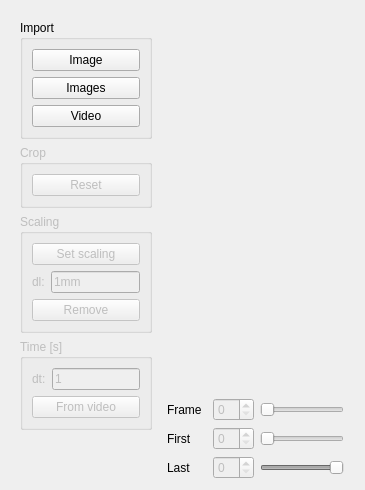
      <widget class="QWidget" name="tabimport">
       <attribute name="title">
        <string>Import</string>
       </attribute>
       <layout class="QHBoxLayout" name="horizontalLayout_3">
        <item>
         <widget class="QFrame" name="frame">
          <property name="sizePolicy">
           <sizepolicy hsizetype="Fixed" vsizetype="Preferred">
            <horstretch>2</horstretch>
            <verstretch>0</verstretch>
           </sizepolicy>
          </property>
          <property name="maximumSize">
           <size>
            <width>150</width>
            <height>16777215</height>
           </size>
          </property>
          <property name="baseSize">
           <size>
            <width>150</width>
            <height>0</height>
           </size>
          </property>
          <property name="frameShape">
           <enum>QFrame::NoFrame</enum>
          </property>
          <property name="frameShadow">
           <enum>QFrame::Raised</enum>
          </property>
          <layout class="QVBoxLayout" name="verticalLayout_2">
           <item>
            <widget class="QGroupBox" name="groupBox_2">
             <property name="title">
              <string>Import</string>
             </property>
             <property name="flat">
              <bool>false</bool>
             </property>
             <property name="checkable">
              <bool>false</bool>
             </property>
             <layout class="QVBoxLayout" name="verticalLayout_3">
              <item>
               <widget class="QPushButton" name="tab1_import_image_button">
                <property name="toolTip">
                 <string>Import a single image (png, jpg, bmp, ...)</string>
                </property>
                <property name="text">
                 <string>Image</string>
                </property>
               </widget>
              </item>
              <item>
               <widget class="QPushButton" name="tab1_import_images_button">
                <property name="toolTip">
                 <string>Import a set of images (need to be sorted in alphabetical order)</string>
                </property>
                <property name="text">
                 <string>Images</string>
                </property>
               </widget>
              </item>
              <item>
               <widget class="QPushButton" name="tab1_import_video_button">
                <property name="toolTip">
                 <string>Import a video (avi,mp4,mkv,...)</string>
                </property>
                <property name="text">
                 <string>Video</string>
                </property>
               </widget>
              </item>
             </layout>
            </widget>
           </item>
           <item>
            <widget class="QGroupBox" name="tab1_crop_box">
             <property name="enabled">
              <bool>false</bool>
             </property>
             <property name="title">
              <string>Crop</string>
             </property>
             <layout class="QVBoxLayout" name="verticalLayout_12">
              <item>
               <widget class="QPushButton" name="tab1_reset_crop">
                <property name="toolTip">
                 <string>Reset the cropping window</string>
                </property>
                <property name="text">
                 <string>Reset</string>
                </property>
               </widget>
              </item>
             </layout>
            </widget>
           </item>
           <item>
            <widget class="QGroupBox" name="tab1_scaling_box">
             <property name="enabled">
              <bool>false</bool>
             </property>
             <property name="title">
              <string>Scaling</string>
             </property>
             <layout class="QVBoxLayout" name="verticalLayout_14">
              <item>
               <widget class="QPushButton" name="tab1_set_scaling_btn">
                <property name="toolTip">
                 <string>Allow to select two scaling points on the current image</string>
                </property>
                <property name="text">
                 <string>Set scaling</string>
                </property>
               </widget>
              </item>
              <item>
               <layout class="QHBoxLayout" name="horizontalLayout_7">
                <item>
                 <widget class="QLabel" name="label_3">
                  <property name="text">
                   <string>dl:</string>
                  </property>
                 </widget>
                </item>
                <item>
                 <widget class="QLineEdit" name="tab1_set_scaling_text">
                  <property name="toolTip">
                   <string>Length separating the scaling points</string>
                  </property>
                  <property name="text">
                   <string>1mm</string>
                  </property>
                 </widget>
                </item>
               </layout>
              </item>
              <item>
               <widget class="QPushButton" name="tab1_remove_scaling_btn">
                <property name="toolTip">
                 <string>Remove the current scaling</string>
                </property>
                <property name="text">
                 <string>Remove</string>
                </property>
               </widget>
              </item>
             </layout>
            </widget>
           </item>
           <item>
            <widget class="QGroupBox" name="tab1_time_box">
             <property name="enabled">
              <bool>false</bool>
             </property>
             <property name="title">
              <string>Time [s]</string>
             </property>
             <layout class="QVBoxLayout" name="verticalLayout_21">
              <item>
               <layout class="QHBoxLayout" name="horizontalLayout_13">
                <item>
                 <widget class="QLabel" name="label_15">
                  <property name="text">
                   <string>dt:</string>
                  </property>
                 </widget>
                </item>
                <item>
                 <widget class="QLineEdit" name="tab1_set_dt_text">
                  <property name="toolTip">
                   <string>Interval of time between two frames (in second)</string>
                  </property>
                  <property name="text">
                   <string>1</string>
                  </property>
                 </widget>
                </item>
               </layout>
              </item>
              <item>
               <widget class="QPushButton" name="tab1_dt_from_video">
                <property name="toolTip">
                 <string>Reset the cropping window</string>
                </property>
                <property name="text">
                 <string>From video</string>
                </property>
               </widget>
              </item>
             </layout>
            </widget>
           </item>
           <item>
            <spacer name="verticalSpacer">
             <property name="orientation">
              <enum>Qt::Vertical</enum>
             </property>
             <property name="sizeHint" stdset="0">
              <size>
               <width>20</width>
               <height>40</height>
              </size>
             </property>
            </spacer>
           </item>
          </layout>
         </widget>
        </item>
        <item>
         <layout class="QVBoxLayout" name="verticalLayout">
          <item>
           <layout class="QGridLayout" name="gridLayout">
            <item row="0" column="1">
             <spacer name="verticalSpacer_3">
              <property name="orientation">
               <enum>Qt::Vertical</enum>
              </property>
              <property name="sizeHint" stdset="0">
               <size>
                <width>20</width>
                <height>40</height>
               </size>
              </property>
             </spacer>
            </item>
            <item row="1" column="2">
             <spacer name="horizontalSpacer_2">
              <property name="orientation">
               <enum>Qt::Horizontal</enum>
              </property>
              <property name="sizeHint" stdset="0">
               <size>
                <width>40</width>
                <height>20</height>
               </size>
              </property>
             </spacer>
            </item>
            <item row="1" column="0">
             <spacer name="horizontalSpacer">
              <property name="orientation">
               <enum>Qt::Horizontal</enum>
              </property>
              <property name="sizeHint" stdset="0">
               <size>
                <width>40</width>
                <height>20</height>
               </size>
              </property>
             </spacer>
            </item>
            <item row="1" column="1">
             <widget class="MplWidgetImport" name="mplwidgetimport" native="true">
              <property name="cursor">
               <cursorShape>ArrowCursor</cursorShape>
              </property>
             </widget>
            </item>
            <item row="2" column="1">
             <spacer name="verticalSpacer_2">
              <property name="orientation">
               <enum>Qt::Vertical</enum>
              </property>
              <property name="sizeHint" stdset="0">
               <size>
                <width>20</width>
                <height>40</height>
               </size>
              </property>
             </spacer>
            </item>
           </layout>
          </item>
          <item>
           <layout class="QVBoxLayout" name="verticalLayout_20">
            <property name="rightMargin">
             <number>10</number>
            </property>
            <item>
             <layout class="QHBoxLayout" name="horizontalLayout_12">
              <property name="topMargin">
               <number>0</number>
              </property>
              <item>
               <widget class="QLabel" name="tab1_label_frame">
                <property name="minimumSize">
                 <size>
                  <width>40</width>
                  <height>0</height>
                 </size>
                </property>
                <property name="text">
                 <string>Frame</string>
                </property>
               </widget>
              </item>
              <item>
               <widget class="QSpinBox" name="tab1_spinbox_frame">
                <property name="enabled">
                 <bool>false</bool>
                </property>
                <property name="toolTip">
                 <string>Frame number to display</string>
                </property>
               </widget>
              </item>
              <item>
               <widget class="QSlider" name="tab1_frameslider">
                <property name="enabled">
                 <bool>false</bool>
                </property>
                <property name="toolTip">
                 <string>Frame number to display</string>
                </property>
                <property name="orientation">
                 <enum>Qt::Horizontal</enum>
                </property>
               </widget>
              </item>
             </layout>
            </item>
            <item>
             <layout class="QHBoxLayout" name="horizontalLayout_15">
              <property name="topMargin">
               <number>0</number>
              </property>
              <item>
               <widget class="QLabel" name="tab1_label_first">
                <property name="minimumSize">
                 <size>
                  <width>40</width>
                  <height>0</height>
                 </size>
                </property>
                <property name="text">
                 <string>First</string>
                </property>
               </widget>
              </item>
              <item>
               <widget class="QSpinBox" name="tab1_spinbox_first">
                <property name="enabled">
                 <bool>false</bool>
                </property>
                <property name="toolTip">
                 <string>First frame to analyze</string>
                </property>
               </widget>
              </item>
              <item>
               <widget class="QSlider" name="tab1_frameslider_first">
                <property name="enabled">
                 <bool>false</bool>
                </property>
                <property name="toolTip">
                 <string>First frame to analyze</string>
                </property>
                <property name="orientation">
                 <enum>Qt::Horizontal</enum>
                </property>
               </widget>
              </item>
             </layout>
            </item>
            <item>
             <layout class="QHBoxLayout" name="horizontalLayout_16">
              <property name="topMargin">
               <number>0</number>
              </property>
              <item>
               <widget class="QLabel" name="tab1_label_last">
                <property name="minimumSize">
                 <size>
                  <width>40</width>
                  <height>0</height>
                 </size>
                </property>
                <property name="text">
                 <string>Last</string>
                </property>
               </widget>
              </item>
              <item>
               <widget class="QSpinBox" name="tab1_spinbox_last">
                <property name="enabled">
                 <bool>false</bool>
                </property>
                <property name="toolTip">
                 <string>Last frame to analyze</string>
                </property>
               </widget>
              </item>
              <item>
               <widget class="QSlider" name="tab1_frameslider_last">
                <property name="enabled">
                 <bool>false</bool>
                </property>
                <property name="toolTip">
                 <string>Last frame to analyze</string>
                </property>
                <property name="value">
                 <number>99</number>
                </property>
                <property name="orientation">
                 <enum>Qt::Horizontal</enum>
                </property>
                <property name="invertedAppearance">
                 <bool>false</bool>
                </property>
                <property name="invertedControls">
                 <bool>false</bool>
                </property>
               </widget>
              </item>
             </layout>
            </item>
           </layout>
          </item>
         </layout>
        </item>
       </layout>
      </widget>
